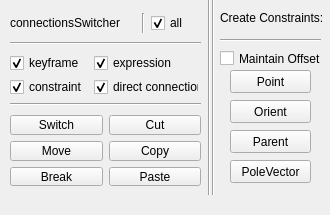
<?xml version="1.0" encoding="UTF-8"?>
<ui version="4.0">
 <class>ConnectionSwitcher</class>
 <widget class="QMainWindow" name="ConnectionSwitcher">
  <property name="geometry">
   <rect>
    <x>0</x>
    <y>0</y>
    <width>330</width>
    <height>215</height>
   </rect>
  </property>
  <property name="minimumSize">
   <size>
    <width>330</width>
    <height>215</height>
   </size>
  </property>
  <property name="maximumSize">
   <size>
    <width>330</width>
    <height>215</height>
   </size>
  </property>
  <property name="windowTitle">
   <string>MainWindow</string>
  </property>
  <widget class="QWidget" name="centralwidget">
   <property name="minimumSize">
    <size>
     <width>330</width>
     <height>195</height>
    </size>
   </property>
   <property name="maximumSize">
    <size>
     <width>330</width>
     <height>195</height>
    </size>
   </property>
   <widget class="QFrame" name="frame">
    <property name="geometry">
     <rect>
      <x>0</x>
      <y>0</y>
      <width>211</width>
      <height>231</height>
     </rect>
    </property>
    <property name="frameShape">
     <enum>QFrame::NoFrame</enum>
    </property>
    <property name="frameShadow">
     <enum>QFrame::Raised</enum>
    </property>
    <widget class="QWidget" name="verticalLayoutWidget">
     <property name="geometry">
      <rect>
       <x>10</x>
       <y>10</y>
       <width>191</width>
       <height>181</height>
      </rect>
     </property>
     <layout class="QVBoxLayout" name="verticalLayout">
      <item>
       <widget class="QFrame" name="frame_2">
        <property name="maximumSize">
         <size>
          <width>16777215</width>
          <height>20</height>
         </size>
        </property>
        <property name="frameShape">
         <enum>QFrame::NoFrame</enum>
        </property>
        <property name="frameShadow">
         <enum>QFrame::Raised</enum>
        </property>
        <widget class="QWidget" name="horizontalLayoutWidget">
         <property name="geometry">
          <rect>
           <x>0</x>
           <y>0</y>
           <width>191</width>
           <height>21</height>
          </rect>
         </property>
         <layout class="QHBoxLayout" name="horizontalLayout">
          <item>
           <widget class="QLabel" name="label">
            <property name="maximumSize">
             <size>
              <width>16777215</width>
              <height>20</height>
             </size>
            </property>
            <property name="text">
             <string>connectionsSwitcher</string>
            </property>
           </widget>
          </item>
          <item>
           <widget class="Line" name="line">
            <property name="orientation">
             <enum>Qt::Vertical</enum>
            </property>
           </widget>
          </item>
          <item>
           <widget class="QCheckBox" name="all_checkBox">
            <property name="maximumSize">
             <size>
              <width>50</width>
              <height>20</height>
             </size>
            </property>
            <property name="toolTip">
             <string>fillter all on or off</string>
            </property>
            <property name="statusTip">
             <string>fillter all on or off</string>
            </property>
            <property name="whatsThis">
             <string>fillter all on or off</string>
            </property>
            <property name="text">
             <string>all</string>
            </property>
            <property name="checked">
             <bool>true</bool>
            </property>
           </widget>
          </item>
         </layout>
        </widget>
       </widget>
      </item>
      <item>
       <widget class="Line" name="line_3">
        <property name="orientation">
         <enum>Qt::Horizontal</enum>
        </property>
       </widget>
      </item>
      <item>
       <widget class="QFrame" name="frame_4">
        <property name="maximumSize">
         <size>
          <width>16777215</width>
          <height>40</height>
         </size>
        </property>
        <property name="frameShape">
         <enum>QFrame::NoFrame</enum>
        </property>
        <property name="frameShadow">
         <enum>QFrame::Raised</enum>
        </property>
        <widget class="QWidget" name="gridLayoutWidget_2">
         <property name="geometry">
          <rect>
           <x>0</x>
           <y>0</y>
           <width>189</width>
           <height>42</height>
          </rect>
         </property>
         <layout class="QGridLayout" name="gridLayout_2">
          <item row="0" column="0">
           <widget class="QCheckBox" name="keyFrame_checkBox">
            <property name="toolTip">
             <string>filter connections for keyframes</string>
            </property>
            <property name="statusTip">
             <string>filter connections for keyframes</string>
            </property>
            <property name="whatsThis">
             <string>filter connections for keyframes</string>
            </property>
            <property name="text">
             <string>keyframe</string>
            </property>
            <property name="checked">
             <bool>true</bool>
            </property>
           </widget>
          </item>
          <item row="1" column="0">
           <widget class="QCheckBox" name="constraint_checkBox">
            <property name="toolTip">
             <string>filter connections for constraints</string>
            </property>
            <property name="statusTip">
             <string>filter connections for constraints</string>
            </property>
            <property name="whatsThis">
             <string>filter connections for constraints</string>
            </property>
            <property name="text">
             <string>constraint</string>
            </property>
            <property name="checked">
             <bool>true</bool>
            </property>
           </widget>
          </item>
          <item row="0" column="1">
           <widget class="QCheckBox" name="expression_checkBox">
            <property name="toolTip">
             <string>filter connections for expressions</string>
            </property>
            <property name="statusTip">
             <string>filter connections for expressions</string>
            </property>
            <property name="whatsThis">
             <string>filter connections for expressions</string>
            </property>
            <property name="text">
             <string>expression</string>
            </property>
            <property name="checked">
             <bool>true</bool>
            </property>
           </widget>
          </item>
          <item row="1" column="1">
           <widget class="QCheckBox" name="directConnection_checkBox">
            <property name="toolTip">
             <string>filter connections for direct connections</string>
            </property>
            <property name="statusTip">
             <string>filter connections for direct connections</string>
            </property>
            <property name="whatsThis">
             <string>filter connections for direct connections</string>
            </property>
            <property name="text">
             <string>direct connection</string>
            </property>
            <property name="checked">
             <bool>true</bool>
            </property>
           </widget>
          </item>
         </layout>
        </widget>
       </widget>
      </item>
      <item>
       <widget class="Line" name="line_2">
        <property name="orientation">
         <enum>Qt::Horizontal</enum>
        </property>
       </widget>
      </item>
      <item>
       <widget class="QFrame" name="frame_3">
        <property name="maximumSize">
         <size>
          <width>16777215</width>
          <height>72</height>
         </size>
        </property>
        <property name="frameShape">
         <enum>QFrame::NoFrame</enum>
        </property>
        <property name="frameShadow">
         <enum>QFrame::Raised</enum>
        </property>
        <widget class="QWidget" name="gridLayoutWidget">
         <property name="geometry">
          <rect>
           <x>0</x>
           <y>0</y>
           <width>191</width>
           <height>71</height>
          </rect>
         </property>
         <layout class="QGridLayout" name="gridLayout">
          <item row="1" column="2">
           <widget class="QPushButton" name="copy_pushButton">
            <property name="enabled">
             <bool>true</bool>
            </property>
            <property name="toolTip">
             <string>paste connections from selected objects in sequence</string>
            </property>
            <property name="statusTip">
             <string>paste connections from selected objects in sequence</string>
            </property>
            <property name="whatsThis">
             <string>paste connections from selected objects in sequence</string>
            </property>
            <property name="accessibleName">
             <string/>
            </property>
            <property name="text">
             <string>Copy</string>
            </property>
           </widget>
          </item>
          <item row="1" column="1">
           <widget class="QPushButton" name="move_pushButton">
            <property name="toolTip">
             <string>move the connection from first selected object to second selected object</string>
            </property>
            <property name="statusTip">
             <string>move the connection from first selected object to second selected object</string>
            </property>
            <property name="whatsThis">
             <string>move the connection from first selected object to second selected object</string>
            </property>
            <property name="accessibleName">
             <string/>
            </property>
            <property name="text">
             <string>Move</string>
            </property>
           </widget>
          </item>
          <item row="0" column="2">
           <widget class="QPushButton" name="cut_pushButton">
            <property name="enabled">
             <bool>true</bool>
            </property>
            <property name="toolTip">
             <string>cut connections from selected objects in sequence</string>
            </property>
            <property name="statusTip">
             <string>cut connections from selected objects in sequence</string>
            </property>
            <property name="whatsThis">
             <string>cut connections from selected objects in sequence</string>
            </property>
            <property name="accessibleName">
             <string/>
            </property>
            <property name="text">
             <string>Cut</string>
            </property>
           </widget>
          </item>
          <item row="0" column="1">
           <widget class="QPushButton" name="switch_pushButton">
            <property name="toolTip">
             <string>switch the connections from both objects with the selected filters</string>
            </property>
            <property name="statusTip">
             <string>switch the connections from both objects with the selected filters</string>
            </property>
            <property name="whatsThis">
             <string>switch the connections from both objects with the selected filters</string>
            </property>
            <property name="accessibleName">
             <string/>
            </property>
            <property name="text">
             <string>Switch</string>
            </property>
           </widget>
          </item>
          <item row="2" column="2">
           <widget class="QPushButton" name="paste_pushButton">
            <property name="enabled">
             <bool>true</bool>
            </property>
            <property name="toolTip">
             <string>paste connections from previous &quot;cut&quot; or &quot;copy&quot; function, do keep in mind that it works in sequence and will keep this sequence untill tool is restarted</string>
            </property>
            <property name="statusTip">
             <string>paste connections from previous &quot;cut&quot; or &quot;copy&quot; function, do keep in mind that it works in sequence and will keep this sequence untill tool is restarted</string>
            </property>
            <property name="whatsThis">
             <string>paste connections from previous &quot;cut&quot; or &quot;copy&quot; function, do keep in mind that it works in sequence and will keep this sequence untill tool is restarted</string>
            </property>
            <property name="text">
             <string>Paste</string>
            </property>
           </widget>
          </item>
          <item row="2" column="1">
           <widget class="QPushButton" name="break_pushButton">
            <property name="toolTip">
             <string>break the connections of the selected filter (note:  leaves junk nodes)</string>
            </property>
            <property name="statusTip">
             <string>break the connections of the selected filter (note:  leaves junk nodes)</string>
            </property>
            <property name="whatsThis">
             <string>break the connections of the selected filter (note:  leaves junk nodes)</string>
            </property>
            <property name="accessibleName">
             <string/>
            </property>
            <property name="text">
             <string>Break</string>
            </property>
           </widget>
          </item>
         </layout>
        </widget>
       </widget>
      </item>
     </layout>
    </widget>
   </widget>
   <widget class="Line" name="line_4">
    <property name="geometry">
     <rect>
      <x>205</x>
      <y>-30</y>
      <width>16</width>
      <height>291</height>
     </rect>
    </property>
    <property name="orientation">
     <enum>Qt::Vertical</enum>
    </property>
   </widget>
   <widget class="QCheckBox" name="maintainOffset_checkBox">
    <property name="geometry">
     <rect>
      <x>220</x>
      <y>50</y>
      <width>121</width>
      <height>17</height>
     </rect>
    </property>
    <property name="toolTip">
     <string>choose to maintain offset </string>
    </property>
    <property name="statusTip">
     <string>choose to maintain offset </string>
    </property>
    <property name="whatsThis">
     <string>choose to maintain offset </string>
    </property>
    <property name="text">
     <string>Maintain Offset</string>
    </property>
    <property name="checked">
     <bool>false</bool>
    </property>
   </widget>
   <widget class="QLabel" name="label_2">
    <property name="geometry">
     <rect>
      <x>220</x>
      <y>10</y>
      <width>191</width>
      <height>16</height>
     </rect>
    </property>
    <property name="text">
     <string>Create Constraints:</string>
    </property>
   </widget>
   <widget class="QPushButton" name="point_pushButton">
    <property name="geometry">
     <rect>
      <x>230</x>
      <y>70</y>
      <width>81</width>
      <height>23</height>
     </rect>
    </property>
    <property name="toolTip">
     <string>pointConstraint</string>
    </property>
    <property name="statusTip">
     <string>pointConstraint</string>
    </property>
    <property name="whatsThis">
     <string>pointConstraint</string>
    </property>
    <property name="text">
     <string>Point</string>
    </property>
   </widget>
   <widget class="QPushButton" name="orient_pushButton">
    <property name="geometry">
     <rect>
      <x>230</x>
      <y>100</y>
      <width>81</width>
      <height>23</height>
     </rect>
    </property>
    <property name="toolTip">
     <string>orientConstraint</string>
    </property>
    <property name="statusTip">
     <string>orientConstraint</string>
    </property>
    <property name="whatsThis">
     <string>orientConstraint</string>
    </property>
    <property name="text">
     <string>Orient</string>
    </property>
   </widget>
   <widget class="QPushButton" name="parent_pushButton">
    <property name="geometry">
     <rect>
      <x>230</x>
      <y>130</y>
      <width>81</width>
      <height>23</height>
     </rect>
    </property>
    <property name="toolTip">
     <string>parentConstraint</string>
    </property>
    <property name="statusTip">
     <string>parentConstraint</string>
    </property>
    <property name="whatsThis">
     <string>parentConstraint</string>
    </property>
    <property name="text">
     <string>Parent</string>
    </property>
   </widget>
   <widget class="QPushButton" name="poleVector_pushButton">
    <property name="geometry">
     <rect>
      <x>230</x>
      <y>160</y>
      <width>81</width>
      <height>23</height>
     </rect>
    </property>
    <property name="toolTip">
     <string>poleVectorConstraint</string>
    </property>
    <property name="statusTip">
     <string>poleVectorConstraint</string>
    </property>
    <property name="whatsThis">
     <string>poleVectorConstraint</string>
    </property>
    <property name="text">
     <string>PoleVector</string>
    </property>
   </widget>
   <widget class="Line" name="line_5">
    <property name="geometry">
     <rect>
      <x>220</x>
      <y>30</y>
      <width>101</width>
      <height>20</height>
     </rect>
    </property>
    <property name="orientation">
     <enum>Qt::Horizontal</enum>
    </property>
   </widget>
   <widget class="Line" name="line_6">
    <property name="geometry">
     <rect>
      <x>199</x>
      <y>-20</y>
      <width>20</width>
      <height>301</height>
     </rect>
    </property>
    <property name="orientation">
     <enum>Qt::Vertical</enum>
    </property>
   </widget>
  </widget>
  <widget class="QStatusBar" name="statusbar">
   <property name="sizeGripEnabled">
    <bool>false</bool>
   </property>
  </widget>
 </widget>
 <resources/>
 <connections/>
</ui>
